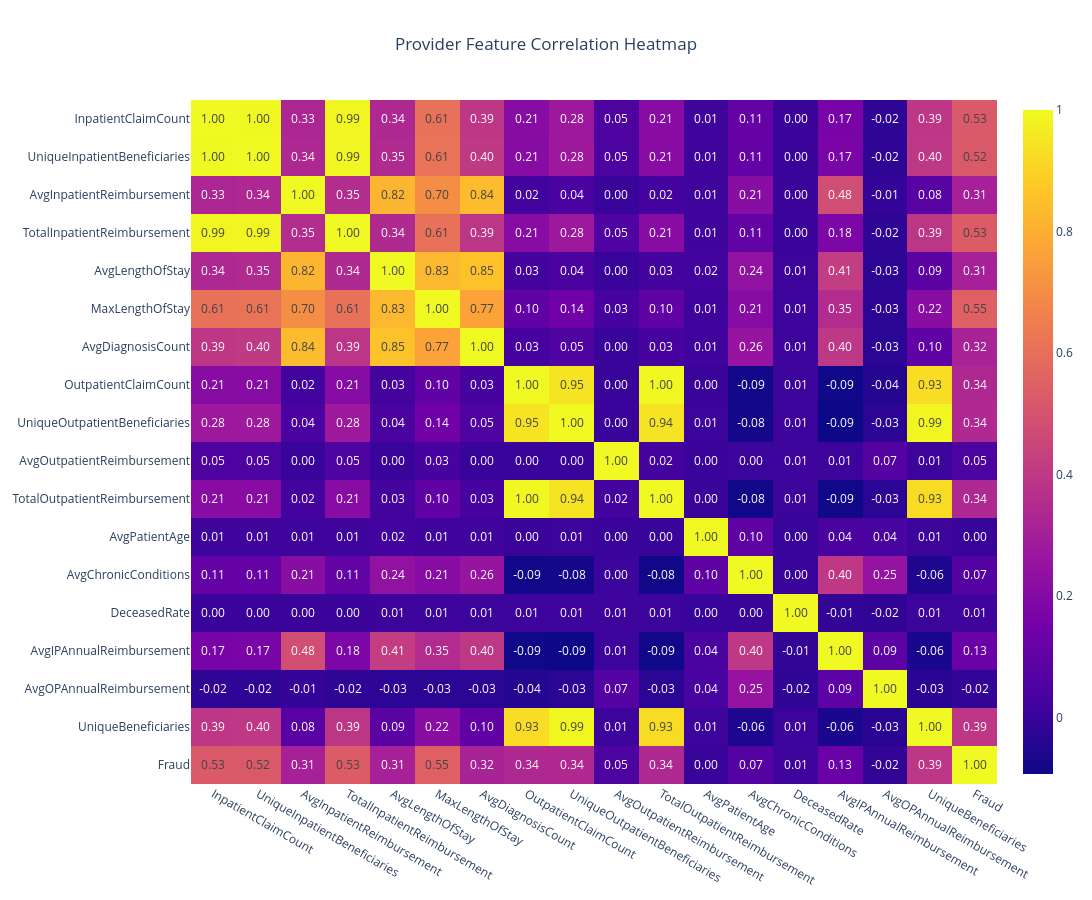

Notebook code cell kept with this figure:
### Markdown cell above
## Correlation Analysis

### Code cell
corr_matrix = provider_df.drop(columns=["Provider", "PotentialFraud"]).corr()
fig = px.imshow(
    corr_matrix,
    text_auto=".2f",
    aspect="auto",
    title="Provider Feature Correlation Heatmap"
)
fig.update_layout(
    title_x=0.5,
    width=1200,
    height=900
)
fig.show()

### Figure 1 — Plotly figure (JSON) as saved in the notebook; plotly's stock layout.template omitted (floating-point values rounded to 4 significant figures; data arrays with more than 128 entries replaced by an {"elided": "..."} marker saying what was removed)
{"data": [{"coloraxis": "coloraxis", "hovertemplate": "x: %{x}<br>y: %{y}<br>color: %{z}<extra></extra>", "name": "0", "texttemplate": "%{z:.2f}", "type": "heatmap", "x": ["InpatientClaimCount", "UniqueInpatientBeneficiaries", "AvgInpatientReimbursement", "TotalInpatientReimbursement", "AvgLengthOfStay", "MaxLengthOfStay", "AvgDiagnosisCount", "OutpatientClaimCount", "UniqueOutpatientBeneficiaries", "AvgOutpatientReimbursement", "TotalOutpatientReimbursement", "AvgPatientAge", "AvgChronicConditions", "DeceasedRate", "AvgIPAnnualReimbursement", "AvgOPAnnualReimbursement", "UniqueBeneficiaries", "Fraud"], "xaxis": "x", "y": ["InpatientClaimCount", "UniqueInpatientBeneficiaries", "AvgInpatientReimbursement", "TotalInpatientReimbursement", "AvgLengthOfStay", "MaxLengthOfStay", "AvgDiagnosisCount", "OutpatientClaimCount", "UniqueOutpatientBeneficiaries", "AvgOutpatientReimbursement", "TotalOutpatientReimbursement", "AvgPatientAge", "AvgChronicConditions", "DeceasedRate", "AvgIPAnnualReimbursement", "AvgOPAnnualReimbursement", "UniqueBeneficiaries", "Fraud"], "yaxis": "y", "z": {"elided": "18x18 float values"}}], "layout": {"coloraxis": {"colorscale": [[0, "#0d0887"], [0.1111, "#46039f"], [0.2222, "#7201a8"], [0.3333, "#9c179e"], [0.4444, "#bd3786"], [0.5556, "#d8576b"], [0.6667, "#ed7953"], [0.7778, "#fb9f3a"], [0.8889, "#fdca26"], [1, "#f0f921"]]}, "height": 900, "title": {"text": "Provider Feature Correlation Heatmap", "x": 0.5}, "width": 1200, "xaxis": {"anchor": "y", "domain": [0, 1]}, "yaxis": {"anchor": "x", "autorange": "reversed", "domain": [0, 1]}}}
